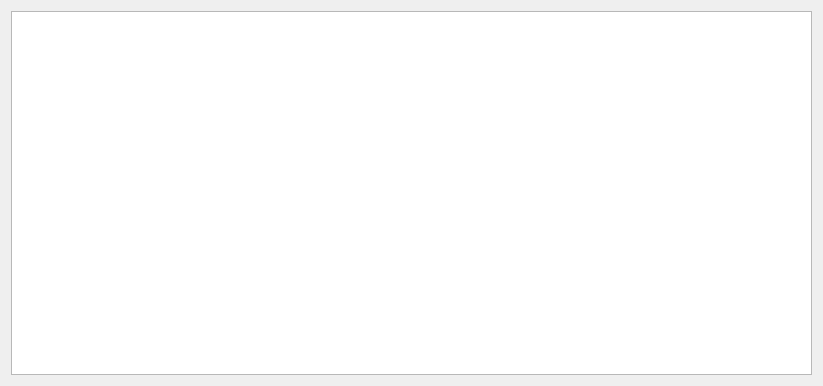
<?xml version="1.0" encoding="UTF-8"?>
<ui version="4.0">
 <class>Form</class>
 <widget class="QWidget" name="Form">
  <property name="geometry">
   <rect>
    <x>0</x>
    <y>0</y>
    <width>823</width>
    <height>386</height>
   </rect>
  </property>
  <property name="windowTitle">
   <string>Form</string>
  </property>
  <layout class="QVBoxLayout" name="verticalLayout">
   <item>
    <widget class="QGraphicsView" name="graphicsView"/>
   </item>
  </layout>
 </widget>
 <resources>
  <include location="mask.qrc"/>
 </resources>
 <connections/>
</ui>
